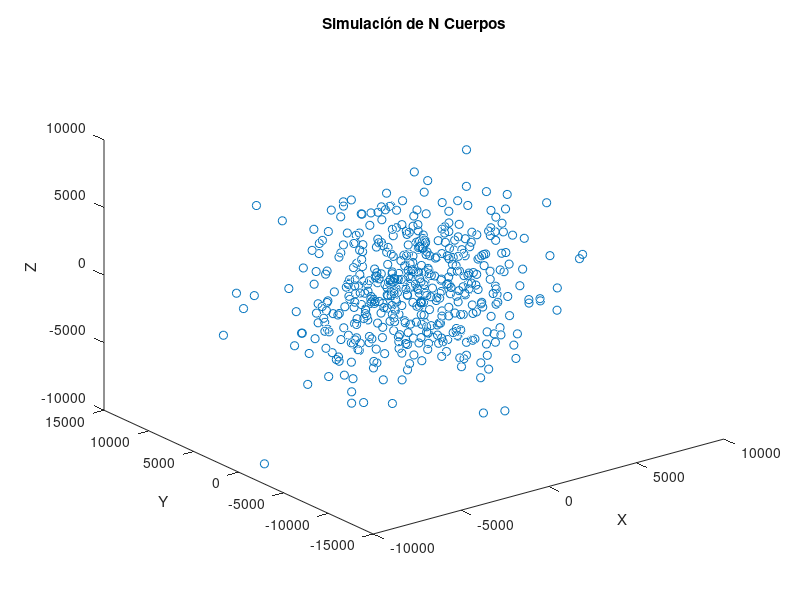

Reproduce this figure in MATLAB.
% verlet_chatgpt_loops.m - Velocity Verlet con loops optimizados por ChatGPT
% Metodo: Verlet con aceleracion por loops explícitos (no vectorizado)
% Cuerpos: 500 (aleatorios)
%
% Uso: octave verlet_chatgpt_loops

clearvars
tic
n = 500;

% Tensor de posiciones y velocidades iniciales
X = randn(n, 3) * 3000;
V = randn(n, 3) / 10;

% Condiciones de integración
dt = 1;
T = 600;
N = T / dt;

% Vector de masas del sistema
M = randn(n, 1) * 50000000000;

% Inicialización del tensor de aceleraciones
A = zeros(n, 3);

% Función para calcular la aceleración en un instante dado
function a = aceleracion(X, M)
    G = 6.674e-11; % Constante de gravitación

    % Inicialización del tensor de aceleraciones
    a = zeros(size(X));

    for i = 1:size(X, 1)
        r = X - X(i, :);
        r(i, :) = []; % Excluir la influencia propia
        dist = sqrt(sum(r.^2, 2));
        dist3 = dist.^3;
        dist3(dist3 == 0) = 1; % Evitar divisiones por cero
        a(i, :) = -G * sum(bsxfun(@times, r, M(1:end ~= i) ./ dist3), 1);
    end
end

% Bucle de integración en el tiempo
for i = 1:N
    % Cálculo de la aceleración en t = i
    A = aceleracion(X, M);

    % Actualización de posiciones usando el método de Verlet
    X = X + V * dt + 0.5 * A * dt^2;

    % Cálculo de la aceleración en t = i+1
    A_new = aceleracion(X, M);

    % Actualización de velocidades usando el método de Verlet
    V = V + 0.5 * (A + A_new) * dt;

    % Mostrar progreso cada 10 pasos
    if mod(i, 10) == 0
        fprintf('Paso %d de %d\n', i, N);
    end
end
toc

% Gráfico 3D
plot3(X(:, 1), X(:, 2), X(:, 3), 'o')
xlabel('X')
ylabel('Y')
zlabel('Z')
title('Simulación de N Cuerpos')
